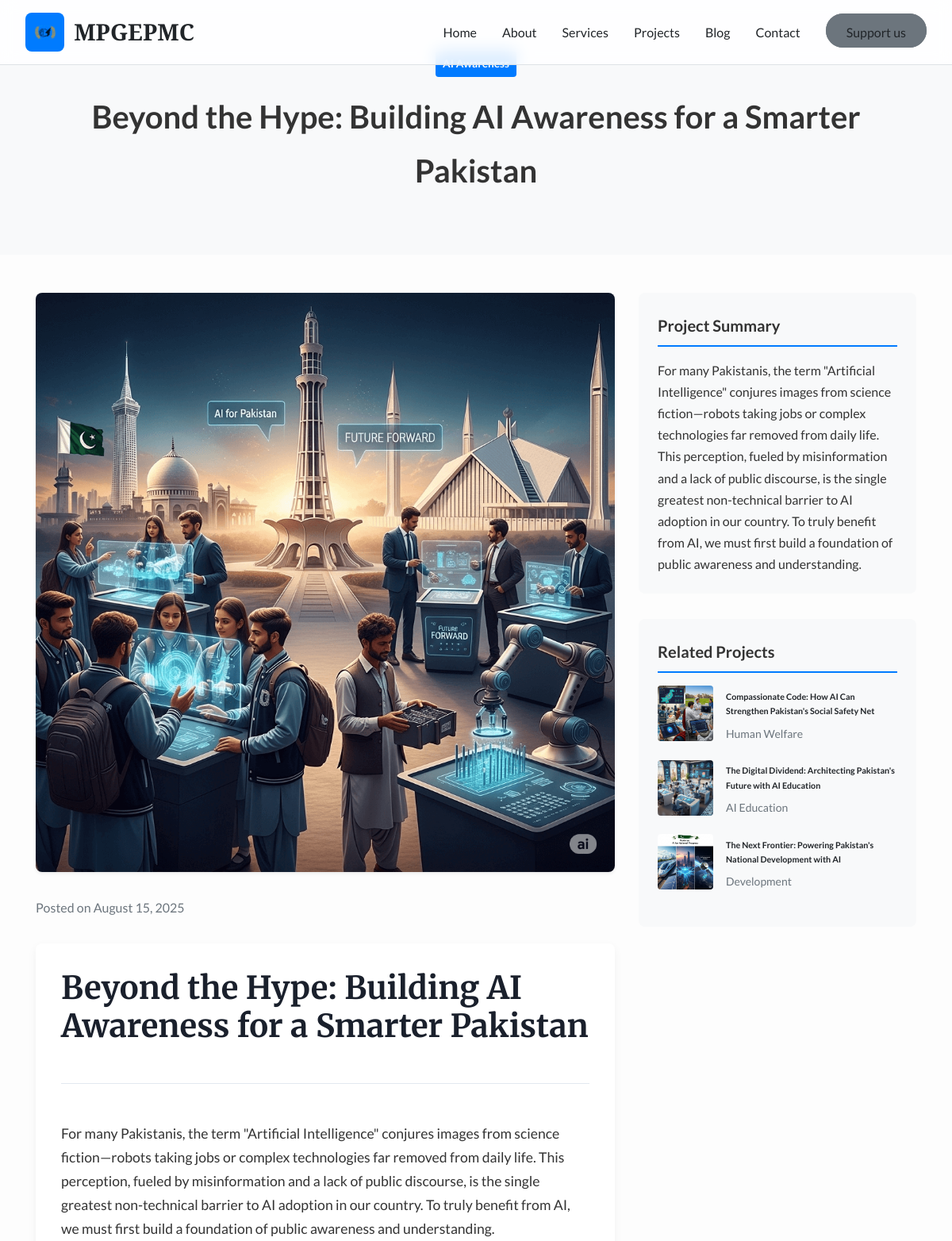
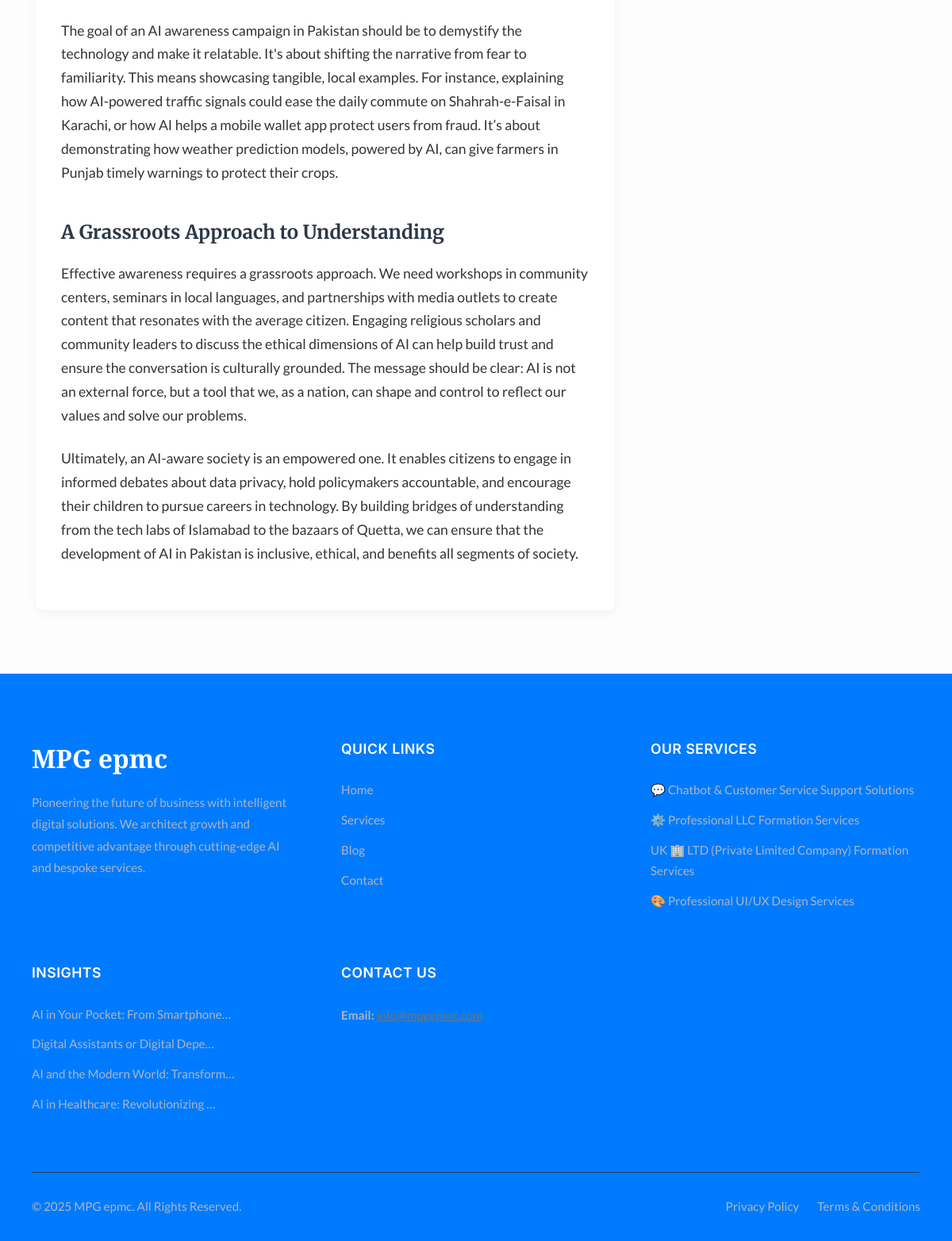
The page /projects/beyond-the-hype-building-ai-awareness-for-a-smarter-pakistan/ on the database its author committed (2 pictures, top to bottom).
### mpgepmc_core/models.py (models this page shows, shortened)
class Project(models.Model):
    class ProjectCategory(models.TextChoices):
        AI_EDUCATION = 'AI_EDUCATION', 'AI Education'
        AI_AWARENESS = 'AI_AWARENESS', 'AI Awareness'
        HUMAN_WELFARE = 'HUMAN_WELFARE', 'Human Welfare'
        DEVELOPMENT = 'DEVELOPMENT', 'Development'
    title = models.CharField(max_length=250, unique=True)
    slug = models.SlugField(max_length=250, unique=True, blank=True, null=True,
                            help_text="A unique URL-friendly version of the project title.")
    category = models.CharField(
        max_length=50,
        choices=ProjectCategory.choices,
        default=ProjectCategory.HUMAN_WELFARE,
        help_text="The main category of the project."
    )
    short_description = models.TextField(max_length=1500, help_text="A brief summary of the project for list pages.")
    full_description = models.TextField(help_text="The full details of the project (HTML is allowed).")
    image = models.ImageField(upload_to=project_image_upload_path, blank=True, null=True,
                                      help_text="Upload a feature image for the project.")
    posted_date = models.DateTimeField(auto_now_add=True)
    updated_date = models.DateTimeField(auto_now=True)
    is_published = models.BooleanField(default=True, help_text="Set to true to make the project visible on the site.")
    class Meta:
        verbose_name = "Welfare Project"
        verbose_name_plural = "Welfare Projects"
        ordering = ['-posted_date']

class MpgService(models.Model):
    name = models.CharField(max_length=200, unique=True)
    slug = models.SlugField(max_length=200, unique=True, blank=True, null=True,
                            help_text="A unique URL-friendly version of the service name.") # ADDED SLUG
    short_description = models.TextField(max_length=500, blank=True, null=True)
    full_description = models.TextField(blank=True, null=True)
    image = models.ImageField(upload_to=mpgservice_image_upload_path, blank=True, null=True,
                              help_text="Upload a feature image for the service (e.g., 800x600 pixels).")
    is_active = models.BooleanField(default=True)
    has_packages_for_purchase = models.BooleanField(default=False,
        help_text="Check if this service offers distinct packages for direct purchase (e.g., Basic, Premium). If unchecked, only 'Request Service' button will appear.")
    created_at = models.DateTimeField(auto_now_add=True)
    updated_at = models.DateTimeField(auto_now=True)
    class Meta:
        verbose_name = "MPG Service"
        verbose_name_plural = "MPG Services"
        ordering = ['name']

class MpgBlog(models.Model):
    title = models.CharField(max_length=250, unique=True)
    slug = models.SlugField(max_length=250, unique=True, blank=True, null=True,
                            help_text="A unique URL-friendly version of the title.")
    short_summary = models.TextField(max_length=1500, help_text="A brief summary of the blog post.")
    content = models.TextField(help_text="The full content of the blog post (HTML allowed).")
    feature_image = models.ImageField(upload_to=mpgblog_image_upload_path, blank=True, null=True,
                                      help_text="Upload a feature image for the blog post.")
    posted_date = models.DateTimeField(auto_now_add=True)
    updated_date = models.DateTimeField(auto_now=True)
    is_published = models.BooleanField(default=True, help_text="Set to true to make the blog post live.")
    class Meta:
        verbose_name = "MPG Blog Post"
        verbose_name_plural = "MPG Blog Posts"
        ordering = ['-posted_date']

### mpgepmc_core/views.py (the view)
# urls.py: path('projects/<slug:project_slug>/', views.project_detail, name='project_detail'),
def project_detail(request, project_slug):
    project = get_object_or_404(Project, slug=project_slug, is_published=True)
    related_projects = Project.objects.filter(is_published=True).exclude(pk=project.pk).order_by('?')[:3]
    context = {
        'title': project.title,
        'project': project,
        'related_projects': related_projects,
    }
    return render(request, 'mpgepmc/project_detail.html', context)

### mpgepmc_core/context_processors.py (called while the page is built)
def global_context(request):
    try:
        latest_services_footer = MpgService.objects.filter(is_active=True).order_by('-created_at')[:4]
        latest_blogs_footer = MpgBlog.objects.filter(is_published=True).order_by('-posted_date')[:4]
    except Exception:
        latest_services_footer = []
        latest_blogs_footer = []
    return {
        'latest_services_footer': latest_services_footer,
        'latest_blogs_footer': latest_blogs_footer,
    }

### templates/mpgepmc/project_detail.html (shortened to what this page needs)
{% extends 'mpgepmc/base.html' %}
{% load static %}
{% block extra_head %}
<link rel=stylesheet href="{% static 'css/project_detail.css' %}">
{% endblock %}
{% block content %}
<section class="page-title-section">
    <div class="detail-container">
        <span class="category-badge">{{ project.get_category_display }}</span>
        <h1>{{ project.title }}</h1>
    </div>
</section>
<section class="project-detail-section">
    <div class="detail-container">
        <div class="detail-row">
            <div class="detail-col-main">
                <article class="project-content">
                    {% if project.image %}
                    <img src="{{ project.image.url }}" class="main-image" alt="{{ project.title }}">
                    {% endif %}
                    <div class="meta">
                        <span>Posted on {{ project.posted_date|date:"F d, Y" }}</span>
                    </div>
                    <div class="content-body">
                        {{ project.full_description|safe }}
                    </div>
                </article>
            </div>
            <div class="detail-col-sidebar">
                <aside class="sidebar">
                    <div class="sidebar-widget">
                        <h5 class="widget-title">Project Summary</h5>
                        <p>{{ project.short_description }}</p>
                    </div>
                    {% if related_projects %}
                    <div class="sidebar-widget">
                        <h5 class="widget-title">Related Projects</h5>
                        <ul class="related-projects-list">
                            {% for related in related_projects %}
                            <li class="related-item">
                                <a href="{% url 'mpgepmc_core:project_detail' related.slug %}">
                                {% if related.image %}
                                    <img src="{{ related.image.url }}" alt="{{ related.title }}">
                                {% else %}
                                    <img src="https://placehold.co/70x70/EAEAEA/333333?text=IMG" alt="Placeholder">
                                {% endif %}
                                </a>
                                <div class="related-item-body">
                                    <h6><a href="{% url 'mpgepmc_core:project_detail' related.slug %}">{{ related.title }}</a></h6>
                                    <small>{{ related.get_category_display }}</small>
                                </div>
                            </li>
                            {% endfor %}
                        </ul>
                    </div>
                    {% endif %}
                </aside>
            </div>
        </div>
    </div>
</section>
{% endblock %}

### templates/mpgepmc/base.html (shortened to what this page needs)
{% load static %}
<!doctype html>
<html lang="en">
<head>
    <link rel="stylesheet" href="{% static 'css/base.css' %}">
    {% block extra_head %}{% endblock %}
</head>
<body>
    <nav id="main-nav" role="navigation">
        <a href="{% url 'mpgepmc_core:home' %}" class="nav-brand" style="text-decoration:none">
            <div class="nav-logo">
                <img src="{% static 'img/logo.png' %}" alt="MPGEPMC Logo">
            </div>
            <div class="nav-title">MPGEPMC</div>
        </a>
        <ul class="nav-links" id="nav-links">
            <li><a href="{% url 'mpgepmc_core:home' %}">Home</a></li>
            <li><a href="{% url 'mpgepmc_core:home' %}#about-us">About</a></li>
            <li><a href="{% url 'mpgepmc_core:services' %}">Services</a></li>
            <li><a href="{% url 'mpgepmc_core:projects' %}">Projects</a></li>
            <li><a href="{% url 'mpgepmc_core:blogs' %}">Blog</a></li>
            <li><a href="{% url 'mpgepmc_core:contact' %}">Contact</a></li>
            <li><a href="{% url 'mpgepmc_core:support' %}" class="nav-cta">Support us</a></li>
        </ul>
    </nav>
    <main style="flex: 1 0 auto;">
        {% block content %}{% endblock %}
    </main>
    <footer class="professional-footer">
        <div class="footer-grid">
            <div class="footer-column">
                <h3 class="footer-logo-title">MPG epmc</h3>
                <p>Pioneering the future of business with intelligent digital solutions. We architect growth and competitive advantage through cutting-edge AI and bespoke services.</p>
            </div>
            <div class="footer-column">
                <h4 class="column-title">Quick Links</h4>
                <ul>
                    <li><a href="{% url 'mpgepmc_core:home' %}">Home</a></li>
                    <li><a href="{% url 'mpgepmc_core:services' %}">Services</a></li>
                    <li><a href="{% url 'mpgepmc_core:blogs' %}">Blog</a></li>
                    <li><a href="{% url 'mpgepmc_core:contact' %}">Contact</a></li>
                </ul>
            </div>
            <div class="footer-column">
                <h4 class="column-title">Our Services</h4>
                <ul>
                    {% for service in latest_services_footer %}
                        <li><a href="{% url 'mpgepmc_core:service_detail' service_slug=service.slug %}">{{ service.name }}</a></li>
                    {% empty %}
                        <li><a href="{% url 'mpgepmc_core:services' %}">View All Services</a></li>
                    {% endfor %}
                </ul>
            </div>
            <div class="footer-column">
                <h4 class="column-title">Insights</h4>
                <ul>
                    {% for blog in latest_blogs_footer %}
                        <li><a href="{% url 'mpgepmc_core:blog_detail' blog.slug %}">{{ blog.title|truncatechars:35 }}</a></li>
                    {% empty %}
                        <li><a href="{% url 'mpgepmc_core:blogs' %}">Visit Our Blog</a></li>
                    {% endfor %}
                </ul>
            </div>
            <div class="footer-column">
                <h4 class="column-title">Contact Us</h4>
                <p>
                    <strong>Email:</strong> <a href="mailto:info@mpgepmc.com" style="color:var(--secondary-color);">info@mpgepmc.com</a>
                </p>
            </div>
        </div>
        <div class="sub-footer">
            <div class="sub-footer-container">
                <p>&copy; {% now "Y" %} MPG epmc. All Rights Reserved.</p>
                <div class="sub-footer-links">
                    <a href="{% url 'mpgepmc_core:privacy_policy' %}">Privacy Policy</a>
                    <a href="{% url 'mpgepmc_core:terms_and_conditions' %}">Terms & Conditions</a>
                </div>
            </div>
        </div>
    </footer>
</body>
</html>

### static/css/base.css (style rules this page uses)
.nav-links li a,.nav-title,body { color:var(--text-dark) }
.nav-links li a:hover::after,nav { width:100% }
.footer-logo-title,.nav-title,.section-title { font-family:var(--font-secondary) }
:root { --primary-color:#0A2540;--secondary-color:#007BFF;--background-light:#F8F9FA;--background-white:#FFFFFF;--text-dark:#212529;--text-light:#6C757D;--border-color:#DEE2E6;--success-color:#28A745;--shadow-color:rgba(10, 37, 64, 0.1);--font-primary:'Inter',system-ui,sans-serif;--font-secondary:'Playfair Display',serif }
.nav-cta:hover,.nav-logo { background:var(--primary-color) }
*,::after,::before { margin:0;padding:0;box-sizing:border-box }
html { scroll-behavior:smooth }
body { font-family:var(--font-primary);background-color:var(--background-light);line-height:1.7;overflow-x:hidden;-webkit-font-smoothing:antialiased;-moz-osx-font-smoothing:grayscale;padding-top:80px }
nav { display:flex;justify-content:space-between;align-items:center;padding:1rem 2rem;position:fixed;top:0;left:0;z-index:1001;transition:background-color .4s,box-shadow .4s,padding .4s,transform .3s ease-in-out;background-color:rgba(255,255,255,.85);backdrop-filter:blur(10px);border-bottom:1px solid var(--border-color) }
.nav-brand,.nav-logo { align-items:center;display:flex }
.nav-brand { gap:.75rem }
.nav-logo { justify-content:center;padding:.6rem;border-radius:8px }
.nav-logo img { max-height:30px;width:auto;display:block }
.nav-title { font-size:1.8rem;font-weight:700 }
.nav-links { list-style:none;display:flex;align-items:center;gap:2rem }
.nav-links li a { font-size:1rem;text-decoration:none;font-weight:500;transition:color .3s;position:relative;padding-bottom:8px;white-space:nowrap }
.nav-links li a::after { content:'';position:absolute;left:50%;transform:translateX(-50%);bottom:0;width:0;height:2px;background-color:var(--secondary-color);transition:width .3s }
.nav-cta { padding:.75rem 1.5rem;background:var(--secondary-color);color:var(--background-white);border:2px solid var(--secondary-color);border-radius:50px;font-weight:600;cursor:pointer;transition:.3s;text-decoration:none }
.professional-footer { background-color:var(--primary-color);color:#adb5bd;padding:80px 40px 0;font-size:.95rem }
.footer-grid { display:grid;grid-template-columns:repeat(auto-fit,minmax(250px,1fr));gap:50px;max-width:1400px;margin:0 auto;padding-bottom:60px }
.footer-column .column-title { font-family:var(--font-primary);font-size:1.1rem;font-weight:600;color:#fff;margin-bottom:25px;letter-spacing:.5px;text-transform:uppercase }
.footer-column address,.footer-column p { margin-bottom:20px;line-height:1.8;font-style:normal }
.footer-logo-title { font-size:2rem;color:#fff;margin-bottom:15px }
.footer-column ul { list-style:none;padding:0 }
.footer-column ul li { margin-bottom:12px }
.footer-column ul a { color:#adb5bd;text-decoration:none;transition:color .3s,padding-left .3s }
.section-container,.sub-footer { max-width:1400px;margin:0 auto }
.sub-footer { border-top:1px solid #2c3e50;padding:30px 0;text-align:center }
.sub-footer-container { display:flex;justify-content:space-between;align-items:center;flex-wrap:wrap;gap:20px }
.sub-footer p { margin:0 }
.sub-footer-links a { color:#adb5bd;text-decoration:none;margin-left:20px;transition:color .3s }

### rows shown on the page
Project: category "AI Awareness", title "Beyond the Hype: Building AI Awareness for a Smarter Pakistan", image (picture), posted_date "August 15, 2025", full_description "Beyond the Hype: Building AI Awareness for a Smarter Pakistan For many Pakistanis, the term \"Artificial Intelligence\" conjures images from science fiction—robots taking jobs or complex technologies far removed from daily life. This perception, fueled by misinformation and a lack of public discourse, is the single greatest non-technical barrier to AI adoption in our country. To truly benefit from AI, we must first build a foundation of public awareness and understanding. The goal of an AI awareness campaign in Pakistan should be to demystify the technology and make it relatable. It's about shifting the narrative from fear to familiarity. This means showcasing tangible, local examples. For…", short_description "For many Pakistanis, the term \"Artificial Intelligence\" conjures images from science fiction—robots taking jobs or complex technologies far removed from daily life. This perception, fueled by misinformation and a lack of public discourse, is the single greatest non-technical barrier to AI adoption in our country. To truly benefit from AI, we must first build a foundation of public awareness and understanding."
Project: image (picture), title "Compassionate Code: How AI Can Strengthen Pakistan's Social Safety Net", category "Human Welfare"
Project: image (picture), title "The Digital Dividend: Architecting Pakistan's Future with AI Education", category "AI Education"
Project: image (picture), title "The Next Frontier: Powering Pakistan's National Development with AI", category "Development"
MpgService: name "💬 Chatbot & Customer Service Support Solutions"
MpgService: name "⚙️ Professional LLC Formation Services"
MpgService: name "UK 🏢 LTD (Private Limited Company) Formation Services"
MpgService: name "🎨 Professional UI/UX Design Services"
MpgBlog: title "AI in Your Pocket: From Smartphone…"
MpgBlog: title "Digital Assistants or Digital Depe…"
MpgBlog: title "AI and the Modern World: Transform…"
MpgBlog: title "AI in Healthcare: Revolutionizing …"
